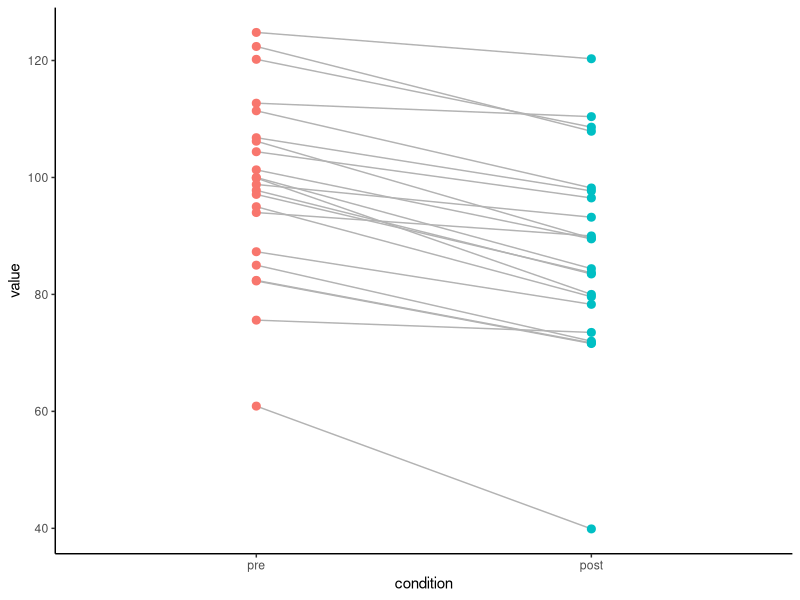

The R source for this figure:
#!/usr/bin/env Rscript
# Standalone reproduction. Run inside the pinned pubready container.
suppressPackageStartupMessages({ library(ggplot2); library(ggpubr) })

raw <- read.csv("input_value.csv", check.names = FALSE)
raw[["value"]] <- as.numeric(raw[["value"]]); raw <- raw[complete.cases(raw[, c("subject","condition","value")]), ]
a <- raw[raw[["condition"]] == "pre", c("subject","value")]; names(a) <- c("id","v1")
b <- raw[raw[["condition"]] == "post", c("subject","value")]; names(b) <- c("id","v2")
m <- merge(a[!duplicated(a$id), ], b[!duplicated(b$id), ], by = "id")
res <- t.test(m$v2, m$v1, paired = TRUE)
print(res)
pl <- rbind(data.frame(id=m$id, cond="pre", v=m$v1), data.frame(id=m$id, cond="post", v=m$v2))
pl$cond <- factor(pl$cond, levels = c("pre","post"))
p <- ggplot(pl, aes(cond, v)) + geom_line(aes(group = id), colour = "grey70") +
  geom_point(aes(colour = cond), size = 2.4) +
  labs(x = "condition", y = "value") + theme_classic() + theme(legend.position = "none")
ggsave("figure_value_paired.pdf", p, width = 3.8, height = 4.2)
cat("Reproduced figure.\n")
